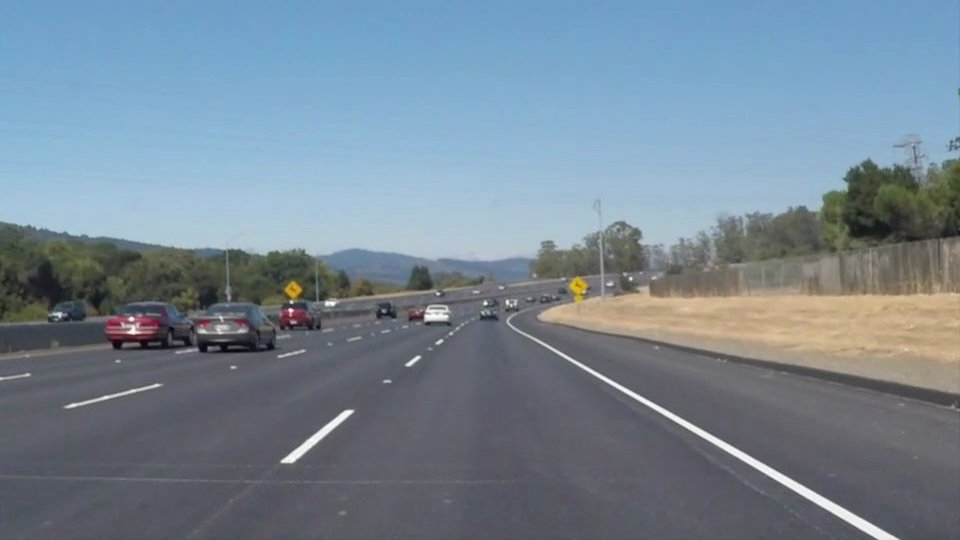
#> input picture OpenCVex/solidWhiteCurve.jpg, 960 x 540 px
$ python ex03.py
#> lines starting #> are read from the running program, lines starting #| are printed output that depends on the picture; after the words box and inside, x2 and y2 are one past the last pixel; in counts of white or black regions, pixels touching at a corner belong together
### OpenCVex/OpenCV_Utils.py
import cv2
import numpy as np


def imageRead(openpath, flag=cv2.IMREAD_UNCHANGED):
#> called with openpath = './solidWhiteCurve.jpg', flag = 1
    image = cv2.imread(openpath, flag)
#> image is the input picture: shape (540, 960, 3); mean B, G, R 148.1, 134.5, 118.5
    if image is not None:
        print("Image Opened")
        return image
    else:
        print("Image Not Opened")
        print("Program Abort")
        exit()


def imageShow(imagename, image, flag=cv2.WINDOW_GUI_EXPANDED):
    cv2.namedWindow(imagename, flag)
    cv2.imshow(imagename, image)
    cv2.waitKey()
    return


def imageWrite(imagename, image):
    return cv2.imwrite(imagename, image)


def imageCopy(src):
    return np.copy(src)


# [52 lines left out: functions Video, imageParameters, not called in this run]


def getPixel(image, x, y, c=None):
    return image[y, x, c]


def setPixel(image, x, y, value, c=None):
    image[y, x, c] = value
    return image


def CutRectROI(image, x1, y1, x2, y2):
    return image[y1:y2, x1:x2]


# [26 lines left out: functions PasteRectROI, makeBlackImage, fillPolyROI, not called in this run]


def polyROI(image, points):
    mask = fillPolyROI(image, points)
    return cv2.bitwise_and(image, mask)


def convertColor(image, flag=cv2.COLOR_BGR2GRAY):
#> called with flag = 52
    return cv2.cvtColor(image, flag)
#> returned value: shape (540, 960, 3); mean of channels 0, 1, 2 97.9, 133.5, 57.7


def splitImage(image):
    return cv2.split(image)


def mergeImage(channel1, channel2, channel3):
    return cv2.merge((channel1, channel2, channel3))


def rangeColor(image, lower, upper):
    result = imageCopy(image)
    return cv2.inRange(result, lower, upper)
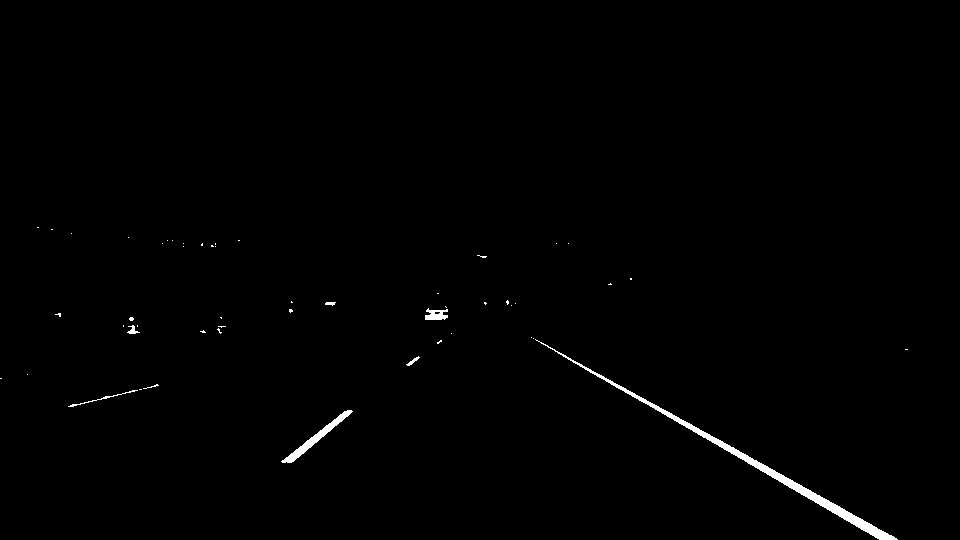
#> returned value: shape (540, 960); 0.67% white; 51 white regions (43 under 20 px), largest, box (x1, y1, x2, y2) and area: (535, 339, 898, 540) 2283, (281, 410, 353, 463) 571, (425, 308, 448, 320) 187


def splitColor(image, lower, upper):
    result = imageCopy(image)
    mask = rangeColor(result, lower, upper)
    return cv2.bitwise_and(result, result, mask=mask)
#> returned value: shape (540, 960, 3)


def drawLine(image, point1, point2, color=(255, 0, 0), thickness=3, lineType=cv2.LINE_AA):
    result = imageCopy(image)
    return cv2.line(result, point1, point2, color, thickness, lineType)


def drawRect(image, point1, point2, color=(255, 0, 0), thickness=3, lineType=cv2.LINE_AA):
    result = imageCopy(image)
    return cv2.rectangle(result, point1, point2, color, thickness, lineType)


def drawCircle(image, center, radius, color=(255, 0, 0), thickness=3, lineType=cv2.LINE_AA):
    result = imageCopy(image)
    return cv2.circle(result, center, radius, color, thickness, lineType)


def drawEllipse(image, center, axis, angle, startAngle, endAngle, color=(255, 0, 0), thickness=3, lineType=cv2.LINE_AA):
    result = imageCopy(image)
    return cv2.ellipse(result, center, axis, angle, startAngle, endAngle, color, thickness, lineType)


# [4 lines left out: function drawPolygon, not called in this run]


def drawText(image, text, point=(10, 10), font=cv2.FONT_HERSHEY_PLAIN, fontScale=2.0, color=(255,255,255), thickness=3, lineType=cv2.LINE_AA):
    result = imageCopy(image)
    return cv2.putText(result, text, point, font, fontScale, color, thickness, lineType)


def addImage(image1, image2):
    return cv2.add(image1, image2)


# [5 lines left out: function addWeightedImage, not called in this run]


def imageThreshold(image, thresh=128, maxval=255, type=cv2.THRESH_BINARY):
    _, res = cv2.threshold(image, thresh=thresh, maxval=maxval, type=type)
    return res


def imageBlur(image, ksize):
    size = ((ksize+1) * 2 - 1, (ksize+1) * 2 - 1)
    return cv2.blur(image, size)


def imageGaussianBlur(image, ksize, sigmaX, sigmaY):
    size = ((ksize+1) * 2 - 1, (ksize+1) * 2 - 1)
    return cv2.GaussianBlur(image, ksize=size, sigmaX=sigmaX, sigmaY=sigmaY)


def imageMedianBlur(image, size):
    ksize = (size+1) * 2 - 1
    return cv2.medianBlur(image, ksize)


def imageBilateralFilter(image, size, sigmaColor, sigmaSpace):
    d = (size+1) * 2 - 1
    return cv2.bilateralFilter(image, d, sigmaColor=sigmaColor, sigmaSpace=sigmaSpace)


def imageFiltering(image, kernel, ddepth=-1):
    return cv2.filter2D(image, ddepth, kernel)


# [22 lines left out: functions imageEdgePrewitt, imageEdgeSobel, imageEdgeScharr, not called in this run]


def imageEdgeLaplacianCV(image):
    return cv2.Laplacian(image, -1)


# [14 lines left out: functions imageEdgeLaplacianFilter2D, imageEdgeLoG, not called in this run]


def cannyEdge(image, threshold1=100, threshold2=200):
    return cv2.Canny(image, threshold1, threshold2)


# [30 lines left out: functions computeHist, histogramEqualize, not called in this run]


def imageDilation(image, kernel, iterations):
    return cv2.dilate(image, kernel=kernel, iterations=iterations)


def imageErosion(image, kernel, iterations):
    return cv2.erode(image, kernel=kernel, iterations=iterations)


# [17 lines left out: functions imageMorphologicalGradient, imageOpening, imageClosing, not called in this run]


def imageMorphologyKernel(flag=cv2.MORPH_RECT, size=5):
    return cv2.getStructuringElement(flag, (size, size))


def imageMorphologyEx(image, op, kernel, iterations=1):
    return cv2.morphologyEx(image, op=op, kernel=kernel, iterations=iterations)


# [40 lines left out: functions imageResize, imageTranslation, imageRotation, imageAffineTransformation, imagePerspectiveTransformation, not called in this run]


def houghLines(image, rho=1, theta=np.pi/180, threshold=100):
    return cv2.HoughLines(image, rho, theta, threshold)


# [16 lines left out: function drawHoughLines, not called in this run]


def houghLinesP(image, rho=1.0, theta=np.pi/180, threshold=100, minLineLength=10, maxLineGap=100):
    return cv2.HoughLinesP(image, rho, theta, threshold, minLineLength=minLineLength, maxLineGap=maxLineGap)


# [52 lines left out: functions drawHoughLinesP, splitTwoSideLines, splitOneSideLines, medianPoint, not called in this run]


def interpolate(x1, y1, x2, y2, y):
    return int(float(y - y1) * float(x2-x1) / float(y2-y1) + x1)


# [28 lines left out: functions lineFittingOneSide, lineFitting, not called in this run]


def houghCircles(image, method=cv2.HOUGH_GRADIENT, dp = 1, minDist = 10, canny = 50, threshold = 30, minRadius = 0, maxRadius = 0):
    circles = cv2.HoughCircles(image, method, dp, minDist, param1=canny, param2=threshold, minRadius=minRadius, maxRadius=maxRadius)
    return circles


# [8 lines left out: function drawHoughCircles, not called in this run]

### OpenCVex/ex03.py
from OpenCV_Functions import *

def imageProcessing(image):
	result = imageCopy(image)
	result = convertColor(result, cv2.COLOR_BGR2HLS)

	lower_white_hls = np.array([0, 200, 0])
	upper_white_hls = np.array([179, 255, 255])
	lower_yellow_hls = np.array([15, 30, 115])
	upper_yellow_hls = np.array([35, 204, 255])

	white_hls_overlay = splitColor(result, lower_white_hls, upper_white_hls)
	yellow_hls_overlay = splitColor(result, lower_yellow_hls, upper_yellow_hls)
#> in rangeColor (call 2), `return cv2.inRange(result, lower, upper)`:
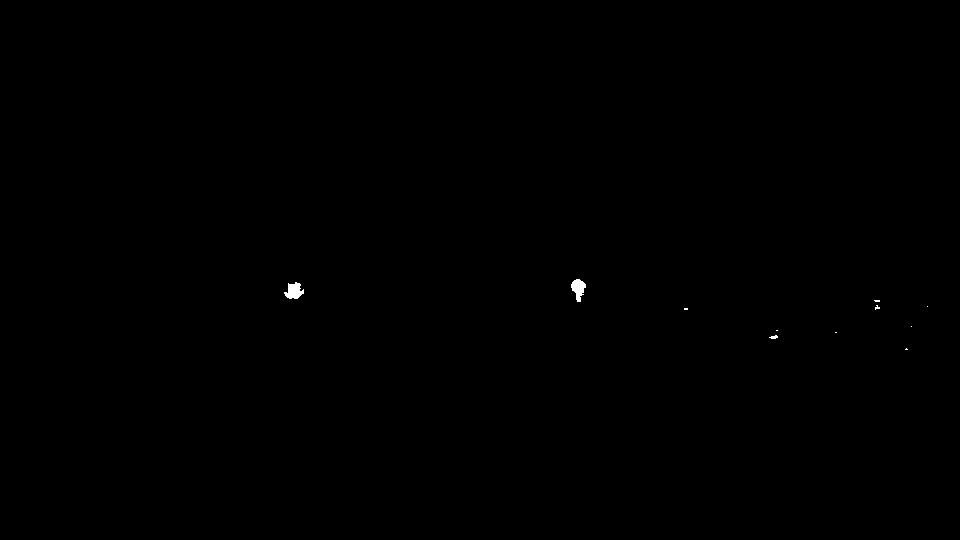
#> returned value: shape (540, 960); 0.1% white; 11 white regions (8 under 20 px), largest, box (x1, y1, x2, y2) and area: (284, 282, 304, 299) 219, (571, 279, 586, 302) 208, (769, 335, 778, 339) 23
	result = white_hls_overlay + yellow_hls_overlay
#> result: shape (540, 960, 3); mean of channels 0, 1, 2 0.7, 1.7, 0.4

	result = convertColor(result, cv2.COLOR_HLS2BGR)
	return result


road_image_01 = "./solidWhiteCurve.jpg"

image = imageRead(road_image_01, cv2.IMREAD_COLOR)

result = imageProcessing(image)

imageShow("image_color, cv2.WINDOW_NORMAL", result, cv2.WINDOW_NORMAL)
